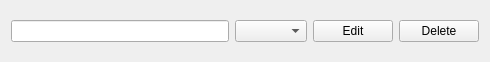
<?xml version="1.0" encoding="UTF-8"?>
<ui version="4.0">
 <class>activity_cell</class>
 <widget class="QWidget" name="activity_cell">
  <property name="geometry">
   <rect>
    <x>0</x>
    <y>0</y>
    <width>490</width>
    <height>62</height>
   </rect>
  </property>
  <property name="windowTitle">
   <string>Form</string>
  </property>
  <layout class="QHBoxLayout" name="horizontalLayout_2">
   <item>
    <layout class="QHBoxLayout" name="horizontalLayout">
     <item>
      <widget class="QLineEdit" name="activity_name"/>
     </item>
     <item>
      <widget class="QComboBox" name="activity_type"/>
     </item>
     <item>
      <widget class="QPushButton" name="edit_activity_name_button">
       <property name="text">
        <string>Edit</string>
       </property>
      </widget>
     </item>
     <item>
      <widget class="QPushButton" name="delete_activity_button">
       <property name="text">
        <string>Delete</string>
       </property>
      </widget>
     </item>
    </layout>
   </item>
  </layout>
 </widget>
 <resources/>
 <connections/>
</ui>
